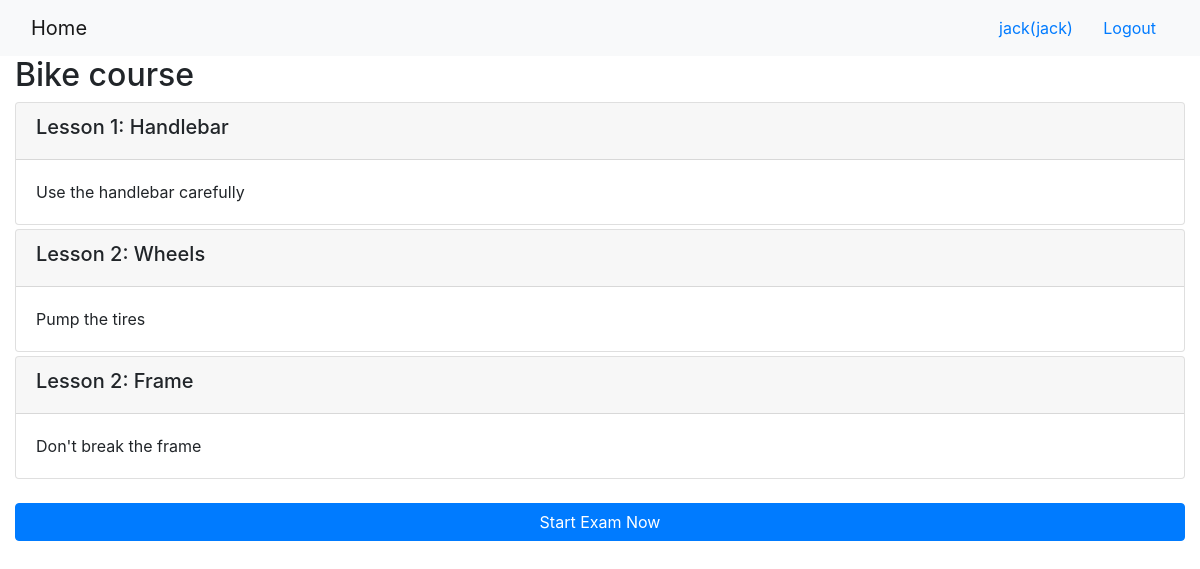
The app's page /onlinecourse/1/ (signed in) with its own data.
### onlinecourse/models.py (models this page shows, shortened)
class Course(models.Model):
    name = models.CharField(null=False, max_length=30, default='online course')
    image = models.ImageField(upload_to='course_images/')
    description = models.CharField(max_length=1000)
    pub_date = models.DateField(null=True)
    instructors = models.ManyToManyField(Instructor)
    users = models.ManyToManyField(settings.AUTH_USER_MODEL, through='Enrollment')
    total_enrollment = models.IntegerField(default=0)
    is_enrolled = False

class Lesson(models.Model):
    title = models.CharField(max_length=200, default="title")
    order = models.IntegerField(default=0)
    course = models.ForeignKey(Course, on_delete=models.CASCADE)
    content = models.TextField()

### onlinecourse/views.py (the view)
# urls.py: path('<int:pk>/', views.CourseDetailView.as_view(), name='course_details'),
class CourseDetailView(generic.DetailView):
    model = Course
    template_name = 'onlinecourse/course_detail_bootstrap.html'

### onlinecourse/templates/onlinecourse/course_detail_bootstrap.html (shortened to what this page needs)
<!DOCTYPE html>
<html lang="en">
    <head>
        {% load static %}
        <link rel="stylesheet" href="https://maxcdn.bootstrapcdn.com/bootstrap/4.5.2/css/bootstrap.min.css">
    </head>
<body>
    <nav class="navbar navbar-light bg-light">
        <div class="container-fluid">
            <div class="navbar-header">
                  <a class="navbar-brand" href="{% url 'onlinecourse:index' %}">Home</a>
            </div>
            <ul class="nav navbar-nav navbar-right">
                {% if user.is_authenticated %}
                <li>
                    <a class="btn btn-link" href="#">{{ user.first_name }}({{ user.username }})</a>
                    <a class="btn btn-link" href="{% url 'onlinecourse:logout' %}">Logout</a>
                </li>
                {% endif %}
            </ul>
        </div>
    </nav>
    <div class="container-fluid">
        <h2>{{ course.name }}</h2>
        <div class="card-columns-vertical">
            {% for lesson in course.lesson_set.all %}
                <div class="card mt-1">
                    <div class="card-header"><h5>Lesson {{lesson.order|add:1}}: {{lesson.title}}</h5></div>
                    <div class="card-body">{{lesson.content}}</div>
                </div>
            {% endfor %}
        </div>
        {% if user.is_authenticated %}
            <br/>
            <button class="btn btn-primary btn-block" data-toggle="collapse" data-target="#exam">
                Start Exam Now
            </button>
        {% endif %}
    </div>
</body>
</html>

### records on screen
Course: name "Bike course"
Lesson: order|add "1", title "Handlebar", content "Use the handlebar carefully"
Lesson: order|add "2", title "Wheels", content "Pump the tires"
Lesson: order|add "2", title "Frame", content "Don't break the frame"

### other values on screen
{{ user.first_name }} "jack"
{{ user.username }} "jack"
